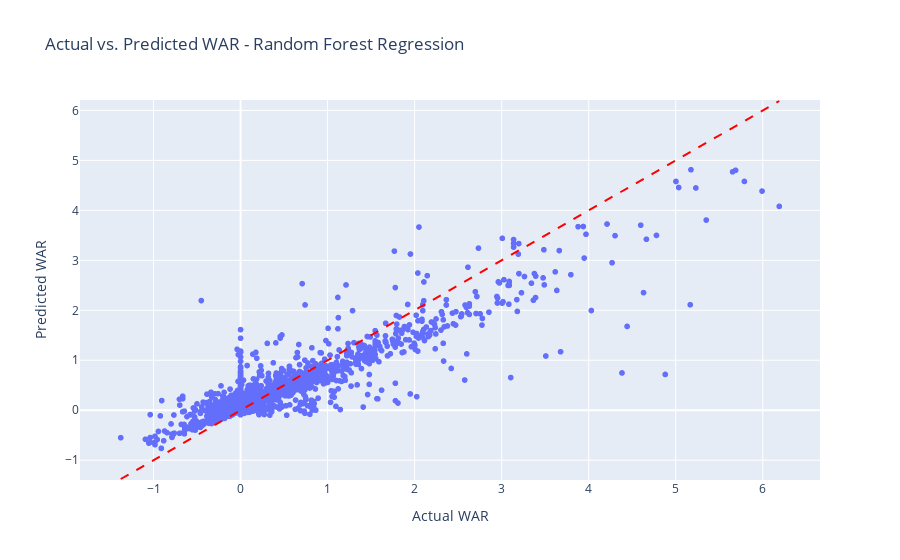

The notebook cell saved with this chart:
### Code cell
fig = px.scatter(combined_stats, x='war_playoffs', y='war_playoffs_rfpredicted', title='Actual vs. Predicted WAR - Random Forest Regression')
fig.add_shape(type='line', x0=combined_stats['war_playoffs'].min(), y0=combined_stats['war_playoffs'].min(),
              x1=combined_stats['war_playoffs'].max(), y1=combined_stats['war_playoffs'].max(),
              line=dict(color='red', dash='dash'))
fig.update_xaxes(title_text = 'Actual WAR')
fig.update_yaxes(title_text = 'Predicted WAR')
fig.show()

### Figure 1 — Plotly figure (JSON) as saved in the notebook; plotly's stock layout.template omitted (floating-point values rounded to 4 significant figures; data arrays with more than 128 entries replaced by an {"elided": "..."} marker saying what was removed)
{"data": [{"hovertemplate": "war_playoffs=%{x}<br>war_playoffs_rfpredicted=%{y}<extra></extra>", "legendgroup": "", "marker": {"color": "#636efa", "symbol": "circle"}, "mode": "markers", "name": "", "showlegend": false, "type": "scattergl", "x": {"elided": "4059 float values"}, "xaxis": "x", "y": {"elided": "4059 float values"}, "yaxis": "y"}], "layout": {"legend": {"tracegroupgap": 0}, "shapes": [{"line": {"color": "red", "dash": "dash"}, "type": "line", "x0": -1.377, "x1": 6.189, "y0": -1.377, "y1": 6.189}], "title": {"text": "Actual vs. Predicted WAR - Random Forest Regression"}, "xaxis": {"anchor": "y", "domain": [0, 1], "title": {"text": "Actual WAR"}}, "yaxis": {"anchor": "x", "domain": [0, 1], "title": {"text": "Predicted WAR"}}}}
